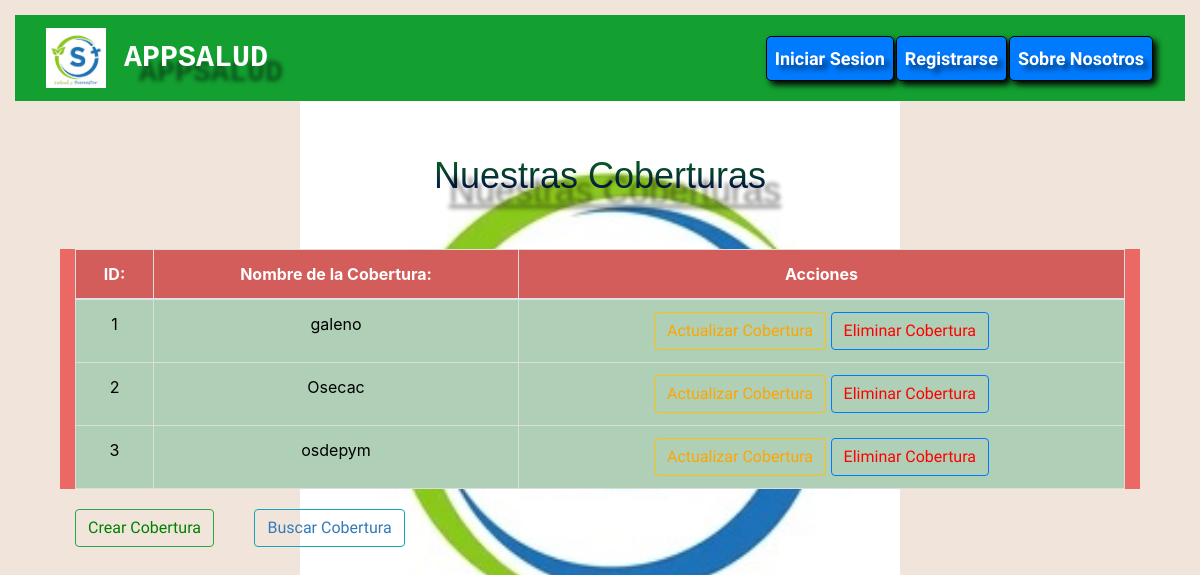
The page /coberturas/ on the database its author committed.
### AppSalud/models.py (models this page shows, shortened)
class Cobertura(models.Model):
    nombre_cobertura = models.CharField(max_length=100)

### AppSalud/views.py (the view)
# urls.py: path('coberturas/', views.mostrar_coberturas, name='Coberturas'),
def mostrar_coberturas(request):
    cobertura = Cobertura.objects.all()
    context = {'cobertura': cobertura}
    return render(request, 'AppSalud/cobertura.html', context=context)

### AppSalud/Templates/AppSalud/cobertura.html (shortened to what this page needs)
{% extends "AppSalud/base.html" %}
{% load static %}
{% block codigoDinamico %}
<div class="container">
<body style='background-color: #f1e5db;'>
    <div class="container">
        <br>
        <h1><u>Nuestras Coberturas</u></h1>
        <br>
        <div class="container" style="background-color:#eb6864;">
            <table class="table table-active text-center">
                <thead>
                    <tr>
                        <th scope="col">ID:</th>
                        <th scope="col">Nombre de la Cobertura:</th>
                        <th scope="col">Acciones</th>
                    </tr>
                </thead>
                <tbody>
                    {% for cobertura in cobertura %}
                    <tr class="table-success text-center">
                        <td> {{cobertura.id}} </td>
                        <td> {{cobertura.nombre_cobertura}} </td>
                        <td>
                            <button type="button" class="btn btn-outline-warning">
                                <a href="{% url 'Actualizar_Coberturas' id_cobertura=cobertura.id %}" style='color: orange;'>Actualizar Cobertura</a>
                            </button>
                            <button type="button" class="btn btn-outline-primary">
                                <a href="{% url 'Eliminar_Coberturas' id_cobertura=cobertura.id %}" style='color: red;'>Eliminar Cobertura</a>
                            </button>
                        </td>
                    </tr>
                    {% endfor %}
                </tbody>
            </table>
        </div>
        <div class="container">
            <button type="button" class="btn btn-outline-success">
                <a href="{% url 'Crear_Coberturas' %}" style='color: green;'>Crear Cobertura</a>
            </button>
            <button type="button" class="btn btn-outline-info">
                <a href="{% url 'Buscar_Coberturas' %}" style='color: #337ab7;'>Buscar Cobertura</a>
            </button>
        </div>
    </div>
</body>
{% endblock %}

### AppSalud/static/styles.css (style rules this page uses)
body { background-image: url('salud.jpg'); background-size: 50%; background-position: center ; background-repeat: no-repeat; background-color: rgb(255, 255, 255); padding-left: 15px; padding-right: 15px; padding-top: 15px; padding-bottom: 15px; background-attachment:fixed; }
.container { margin-top: 5px; }
h1 { color: transparent; background: linear-gradient(0deg, #020457, #096b16); -webkit-background-clip: text; background-clip: text; font-size: 36px; text-shadow: 15px 15px 4px rgba(0, 0, 0, 0.5); font-family: 'Lucida Sans', 'Lucida Sans Regular', 'Lucida Grande', 'Lucida Sans Unicode', Geneva, Verdana, sans-serif; text-align: center; background-color: #131212; -webkit-background-clip: text; background-clip: text; }
.table { border-collapse: collapse; width: 100%; margin: 20px 0; font-size: 1rem; text-align: left; background-color: #ffffff; transition: transform 0.2s; }
.table th, .table td { padding: 12px; border: 1px solid #dddddd; }
.table th { background-color: #eb6864; color: white; }
.btn a { text-decoration: none; color: inherit; }

### rows shown on the page
Cobertura: id "1", nombre_cobertura "galeno"
Cobertura: id "2", nombre_cobertura "Osecac"
Cobertura: id "3", nombre_cobertura "osdepym"
